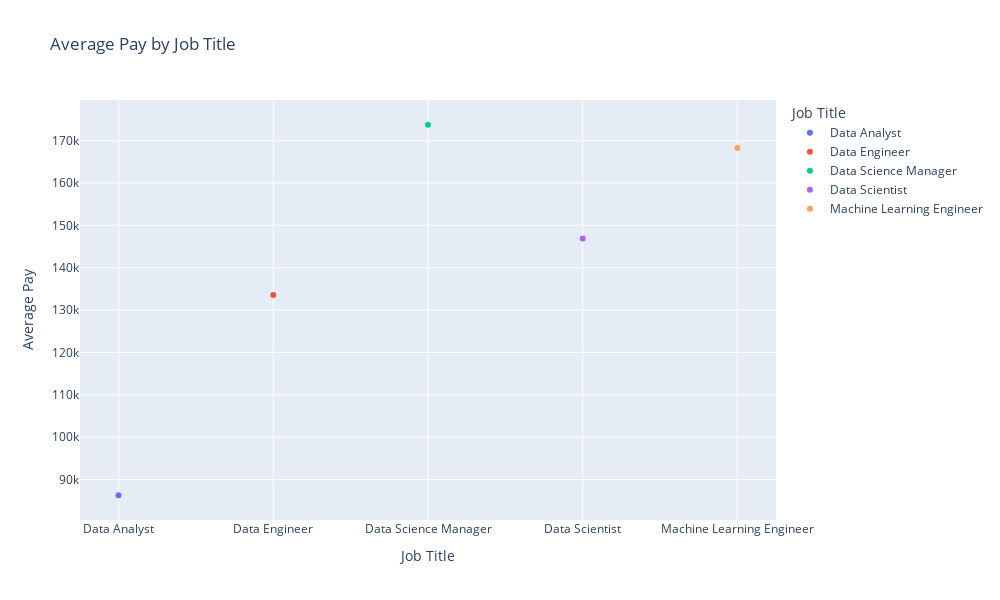

Write notebook code for a chart like this one.
### Markdown cell above
Mid-senior job position level has the most job postings followed by associate, then entry level. 

Top senior positions such as Director, Executives have the least advertised positions. 

Interestingly, the advertised positions for Internship were also low.

### Code cell
# Create an average pay column
Job_postings['Average Pay'] = (Job_postings['Minimum Pay'] + Job_postings['Maximum Pay'])/2

# Average pay by job title and Years of Experience
average_pay_per_experience = Job_postings.groupby('Job Title')['Average Pay'].mean().reset_index()

# Average pay by job title and Years of Experience
fig = px.scatter(average_pay_per_experience, 
             x='Job Title', 
             y='Average Pay', 
             color='Job Title', 
             title='Average Pay by Job Title',
                labels={'Job Title': 'Job Title', 'Average Pay': 'Average Pay'}
             )

fig.update_layout(
    xaxis_title="Job Title",
    yaxis_title="Average Pay",
    legend_title="Job Title",
    width=1000,
    height=600
)

fig.show()

### Figure 1 — Plotly figure (JSON) as saved in the notebook; plotly's stock layout.template omitted (floating-point values rounded to 4 significant figures)
{"data": [{"hovertemplate": "Job Title=%{x}<br>Average Pay=%{y}<extra></extra>", "legendgroup": "Data Analyst", "marker": {"color": "#636efa", "symbol": "circle"}, "mode": "markers", "name": "Data Analyst", "orientation": "v", "showlegend": true, "type": "scatter", "x": ["Data Analyst"], "xaxis": "x", "y": [86290.0], "yaxis": "y"}, {"hovertemplate": "Job Title=%{x}<br>Average Pay=%{y}<extra></extra>", "legendgroup": "Data Engineer", "marker": {"color": "#EF553B", "symbol": "circle"}, "mode": "markers", "name": "Data Engineer", "orientation": "v", "showlegend": true, "type": "scatter", "x": ["Data Engineer"], "xaxis": "x", "y": [133500.0], "yaxis": "y"}, {"hovertemplate": "Job Title=%{x}<br>Average Pay=%{y}<extra></extra>", "legendgroup": "Data Science Manager", "marker": {"color": "#00cc96", "symbol": "circle"}, "mode": "markers", "name": "Data Science Manager", "orientation": "v", "showlegend": true, "type": "scatter", "x": ["Data Science Manager"], "xaxis": "x", "y": [173750], "yaxis": "y"}, {"hovertemplate": "Job Title=%{x}<br>Average Pay=%{y}<extra></extra>", "legendgroup": "Data Scientist", "marker": {"color": "#ab63fa", "symbol": "circle"}, "mode": "markers", "name": "Data Scientist", "orientation": "v", "showlegend": true, "type": "scatter", "x": ["Data Scientist"], "xaxis": "x", "y": [146900], "yaxis": "y"}, {"hovertemplate": "Job Title=%{x}<br>Average Pay=%{y}<extra></extra>", "legendgroup": "Machine Learning Engineer", "marker": {"color": "#FFA15A", "symbol": "circle"}, "mode": "markers", "name": "Machine Learning Engineer", "orientation": "v", "showlegend": true, "type": "scatter", "x": ["Machine Learning Engineer"], "xaxis": "x", "y": [168300.0], "yaxis": "y"}], "layout": {"height": 600, "legend": {"title": {"text": "Job Title"}, "tracegroupgap": 0}, "title": {"text": "Average Pay by Job Title"}, "width": 1000, "xaxis": {"anchor": "y", "categoryarray": ["Data Analyst", "Data Engineer", "Data Science Manager", "Data Scientist", "Machine Learning Engineer"], "categoryorder": "array", "domain": [0, 1], "title": {"text": "Job Title"}}, "yaxis": {"anchor": "x", "domain": [0, 1], "title": {"text": "Average Pay"}}}}
